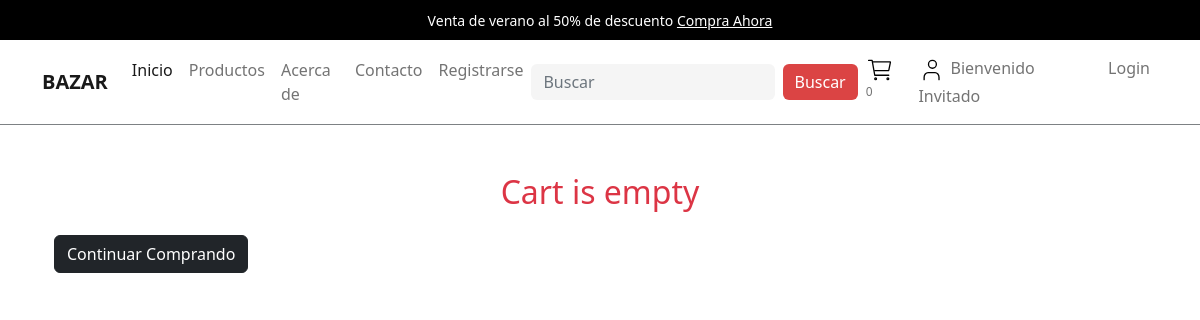
The page /carrito.php on the database as committed earlier.
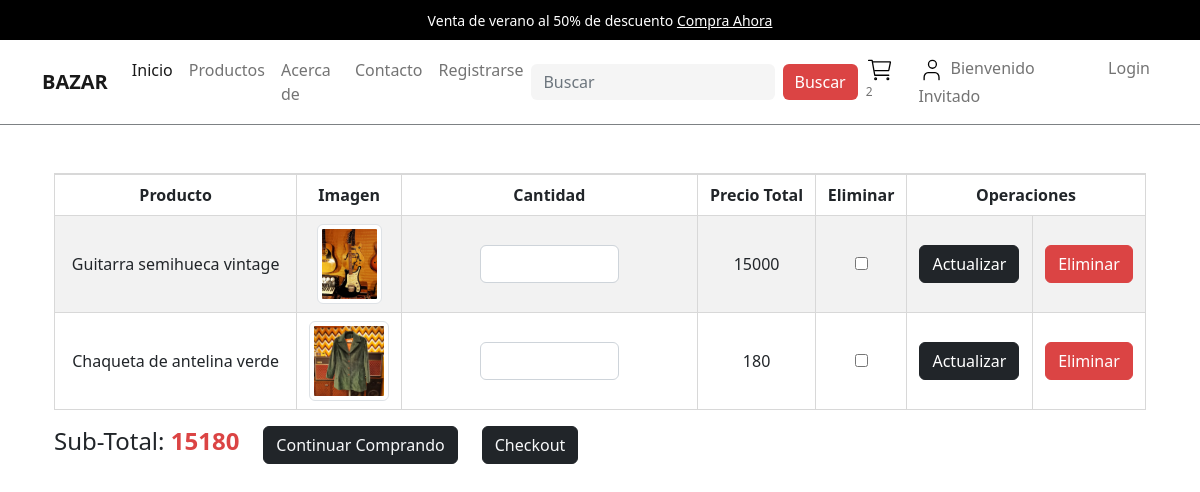
The same page on the database as committed later.
### tables this page shows
CREATE TABLE `products` (
  `product_id` int(11) NOT NULL,
  `product_title` varchar(120) NOT NULL,
  `product_description` varchar(255) NOT NULL,
  `product_keywords` varchar(255) NOT NULL,
  `category_id` int(11) NOT NULL,
  `brand_id` int(11) NOT NULL,
  `product_image_uno` varchar(255) NOT NULL,
  `product_image_dos` varchar(255) NOT NULL,
  `product_image_tres` varchar(255) NOT NULL,
  `product_precio` float NOT NULL,
  `date` timestamp NOT NULL DEFAULT current_timestamp() ON UPDATE current_timestamp(),
  `status` varchar(100) NOT NULL
);

### carrito.php (the view, shortened to what the changed rows need)
<?php
include('./includes/connect.php');
include_once('./functions/funciones varias.php');
?>
<!DOCTYPE html>
<html lang="en">
<head>
    <link rel="stylesheet" href="./assets/css/bootstrap.css" />
    <link rel="stylesheet" href="./assets/css/main.css" />
</head>
<body>
    <nav class="navbar navbar-expand-lg navbar-light bg-light">
        <div class="container">
            <div class="collapse navbar-collapse" id="navbarSupportedContent">
                <ul class="navbar-nav mb-2 mb-lg-0">
                    <li class="nav-item">
                        <a class="nav-link" href="./carrito.php">
                            <sup>
                                <?php
                                cart_item();
                                ?>
                            </sup>
                        </a>
                    </li>
                </ul>
            </div>
        </div>
    </nav>
    <div class="landing">
        <div class="container">
            <div class="row py-5 m-0">
                <form action="<?php echo $_SERVER['PHP_SELF']; ?>" method="post">
                    <table class="table table-bordered table-hover table-striped table-group-divider text-center">
                        <?php
                        $getIpAddress = getIPAddress();
                        $total_price = 0;
                        $cart_query = "SELECT * FROM `card_details` WHERE ip_address='$getIpAddress'";
                        $cart_result = mysqli_query($con, $cart_query);
                        $result_count = mysqli_num_rows($cart_result);
                        if ($result_count > 0) {
                            echo "
                                <thead>
                                    <tr class='d-flex flex-column d-md-table-row '>
                                        <th>Producto</th>
                                        <th>Imagen</th>
                                        <th>Cantidad</th>
                                        <th>Precio Total</th>
                                        <th>Eliminar</th>
                                        <th colspan='2'>Operaciones</th>
                                    </tr>
                                </thead>
                                <tbody>
                                ";
                            while ($row = mysqli_fetch_array($cart_result)) {
                                $product_id = $row['product_id'];
                                $product_quantity = $row['quantity'];
                                $select_product_query = "SELECT * FROM `products` WHERE product_id=$product_id";
                                $select_product_result = mysqli_query($con, $select_product_query);
                                while ($row_product_price = mysqli_fetch_array($select_product_result)) {
                                    $product_precio = array($row_product_price['product_precio']);
                                    $price_table = $row_product_price['product_precio'];
                                    $product_id = $row_product_price['product_id'];
                                    $product_title = $row_product_price['product_title'];
                                    $product_image_uno = $row_product_price['product_image_uno'];
                                    $product_values = array_sum($product_precio);
                                    $total_price += $product_values * $product_quantity;
                        ?>
                                    <tr class="d-flex flex-column d-md-table-row ">
                                        <td>
                                            <?php echo $product_title; ?>
                                        </td>
                                        <td><img src="<?php echo $product_image_uno; ?>" class="img-thumbnail" alt="<?php echo $product_title; ?>"></td>
                                        <td>
                                            <input type="number" class="form-control w-50 mx-auto" min="1" name="qty_<?php echo $product_id; ?>">
                                        </td>
                                        <td>
                                            <?php echo $price_table; ?>
                                        </td>
                                        <td><input type="checkbox" name="removeitem[]" value="<?php echo $product_id ?>"></td>
                                        <td>
                                            <input type="submit" value="Actualizar" class="btn btn-dark" name="update_cart">
                                        </td>
                                        <td>
                                            <input type="submit" value="Eliminar" class="btn btn-primary" name="remove_cart">
                                        </td>
                                    </tr>
                        <?php   }
                            }
                        }else{
                            echo "<h2 class='text-center text-danger'>Cart is empty</h2>";
                        }
                        ?>
                        </tbody>
                    </table>
                    <div class="d-flex align-items-center gap-4 flex-wrap">
                        <?php
                        $getIpAddress = getIPAddress();
                        $cart_query = "SELECT * FROM `card_details` WHERE ip_address='$getIpAddress'";
                        $cart_result = mysqli_query($con, $cart_query);
                        $result_count = mysqli_num_rows($cart_result);
                        if ($result_count > 0) {
                            echo "
                        <h4>Sub-Total: <strong class='text-2'> $total_price</strong></h4>
                        <button class='btn btn-dark'><a class='text-light' href='./index.php'>Continuar Comprando</a></button>
                        <button class='btn btn-dark'><a class='text-light' href='./users_area/checkout.php'>Checkout</a></button>
                        ";
                        }else{
                            echo "<input type='button' value='Continuar Comprando' class='btn btn-dark' name='continue_shopping'>";
                        }
                        ?>
                    </div>
                </form>
            </div>
        </div>
    </div>
</body>
</html>

### functions/funciones varias.php (shortened to what the changed rows need)
<?php
function getIPAddress()
{
    if (!empty($_SERVER['HTTP_CLIENT_IP'])) {
        $ip = $_SERVER['HTTP_CLIENT_IP'];
    } elseif (!empty($_SERVER['HTTP_X_FORWARDED_FOR'])) {
        $ip = $_SERVER['HTTP_X_FORWARDED_FOR'];
    } else {
        $ip = $_SERVER['REMOTE_ADDR'];
    }
    return $ip;
}
function cart_item()
{
    if (isset($_GET['add_to_cart'])) {
        global $con;
        $getIpAddress = getIPAddress();
        $select_query = "SELECT * FROM `card_details` WHERE ip_address='$getIpAddress' ";
        $select_result = mysqli_query($con, $select_query);
        $count_cart_items = mysqli_num_rows($select_result);
    } else {
        global $con;
        $getIpAddress = getIPAddress();
        $select_query = "SELECT * FROM `card_details` WHERE ip_address='$getIpAddress' ";
        $select_result = mysqli_query($con, $select_query);
        $count_cart_items = mysqli_num_rows($select_result);
    }
    echo $count_cart_items;
}

Rows that differ between the two databases and show on the page:
now on this page (row edited): products: product_title "Guitarra semihueca vintage", product_image_uno (picture), product_precio "15000"
added products: product_title "Chaqueta de antelina verde", product_image_uno (picture), product_precio "180"
Other text that changed with them:
$count_cart_items: "0" → "2"
$total_price: (not shown) → "15180"
form field continue_shopping: "Continuar Comprando" → (not shown)
text no longer shown: "Cart is empty"
text now shown: "Producto Imagen Cantidad Precio Total Eliminar Operaciones Sub-Total: Continuar Comprando Checkout"
